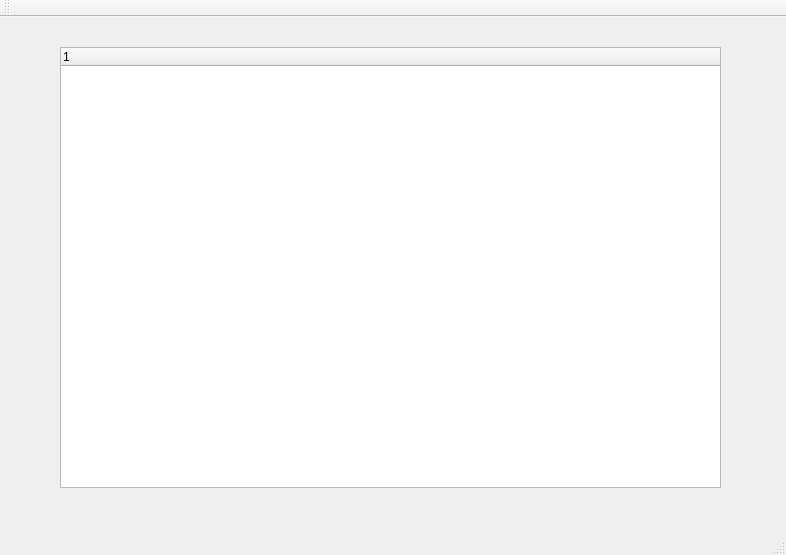
<?xml version="1.0" encoding="UTF-8"?>
<ui version="4.0">
 <class>MainWindow</class>
 <widget class="QMainWindow" name="MainWindow">
  <property name="geometry">
   <rect>
    <x>0</x>
    <y>0</y>
    <width>786</width>
    <height>555</height>
   </rect>
  </property>
  <property name="windowTitle">
   <string>MainWindow</string>
  </property>
  <widget class="QWidget" name="centralWidget">
   <widget class="QTreeWidget" name="treeWidget">
    <property name="geometry">
     <rect>
      <x>60</x>
      <y>30</y>
      <width>661</width>
      <height>441</height>
     </rect>
    </property>
    <column>
     <property name="text">
      <string notr="true">1</string>
     </property>
    </column>
   </widget>
  </widget>
  <widget class="QMenuBar" name="menuBar">
   <property name="geometry">
    <rect>
     <x>0</x>
     <y>0</y>
     <width>786</width>
     <height>26</height>
    </rect>
   </property>
  </widget>
  <widget class="QToolBar" name="mainToolBar">
   <attribute name="toolBarArea">
    <enum>TopToolBarArea</enum>
   </attribute>
   <attribute name="toolBarBreak">
    <bool>false</bool>
   </attribute>
  </widget>
  <widget class="QStatusBar" name="statusBar"/>
 </widget>
 <layoutdefault spacing="6" margin="11"/>
 <resources/>
 <connections/>
</ui>
